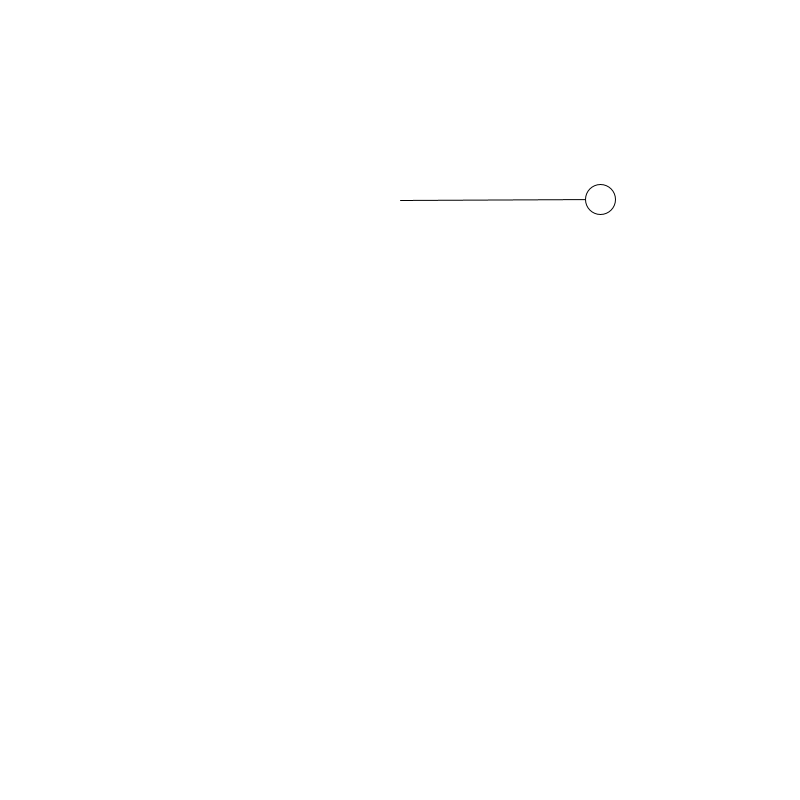
Frame 1 (no input)
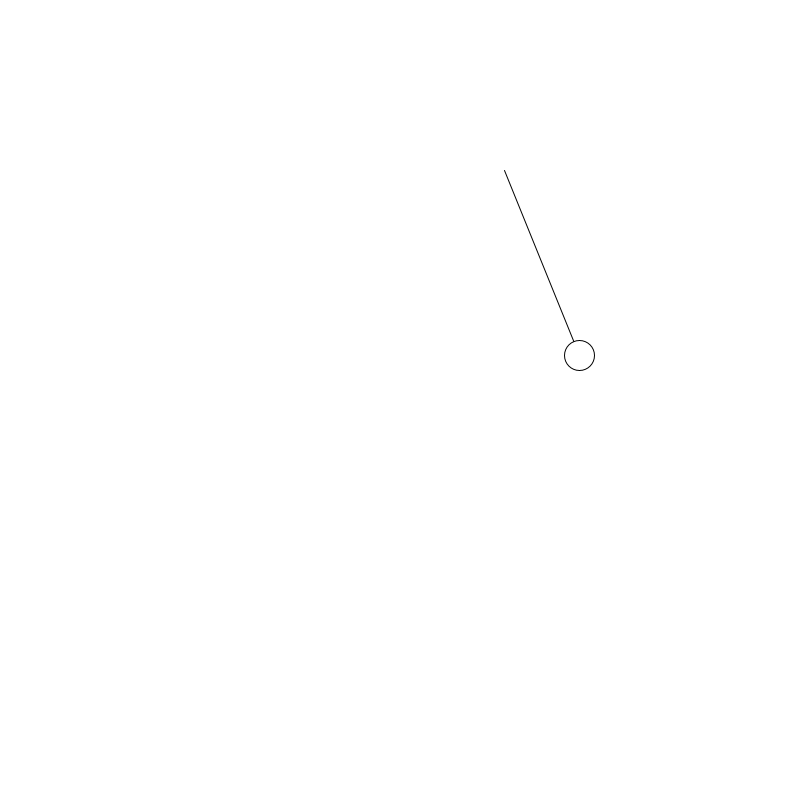
Frame 60 (the mouse pressed at the canvas centre just before this capture)
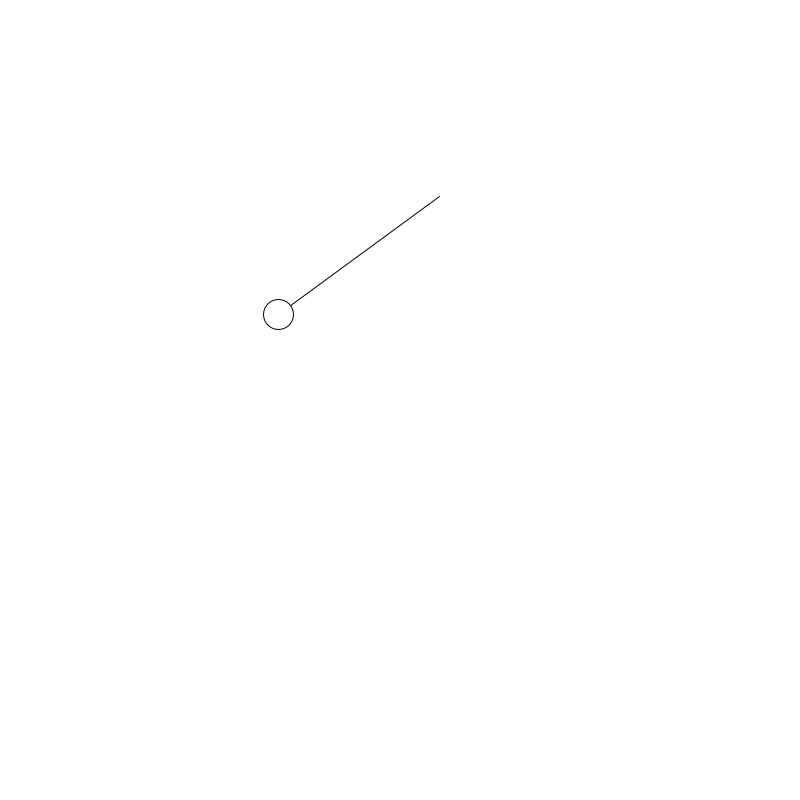
Frame 120 (the mouse held since frame 60 and released just before this capture)

The Processing sketch that drew these frames (run headless with seeded random() and noise(); from frame 60 on, the mouse is pressed at the canvas centre):

// Processing sketch: angular_motion_oop
// ── angular_motion_oop.pde
Pendulum p;
Pendulum p2;

void setup(){
  size(800, 800);
  
  p = new Pendulum();
  p2 = new Pendulum();
  p2.aPos = PI/2;
  
}

void draw(){
  background(200);
  p2.origin = new PVector(p.bob.x, p.bob.y);
  p.update();
  p2.update();
}
// ── Pendulum.pde
class Pendulum{
  
  float aPos = PI/4;
  float aVel = 0;
  float aAcc = 0;
  float r = 200;
  PVector origin;
  PVector bob;
  
  Pendulum(){
    origin = new PVector(width/2, 0);
    bob = new PVector(width/2, r);
  }
  
  void update(){
    background(255);
    
    bob.x = origin.x + r * sin(aPos);
    bob.y = origin.y + r * cos(aPos);

    render();
    
    aAcc = -0.01 * sin(aPos);
    
    aPos += aVel;
    aVel += aAcc;
    
    aVel *= 0.99;
  }
  
  void render(){
    line(origin.x, origin.y, bob.x, bob.y);
    ellipse(bob.x, bob.y, 30, 30);
  }
  
}
